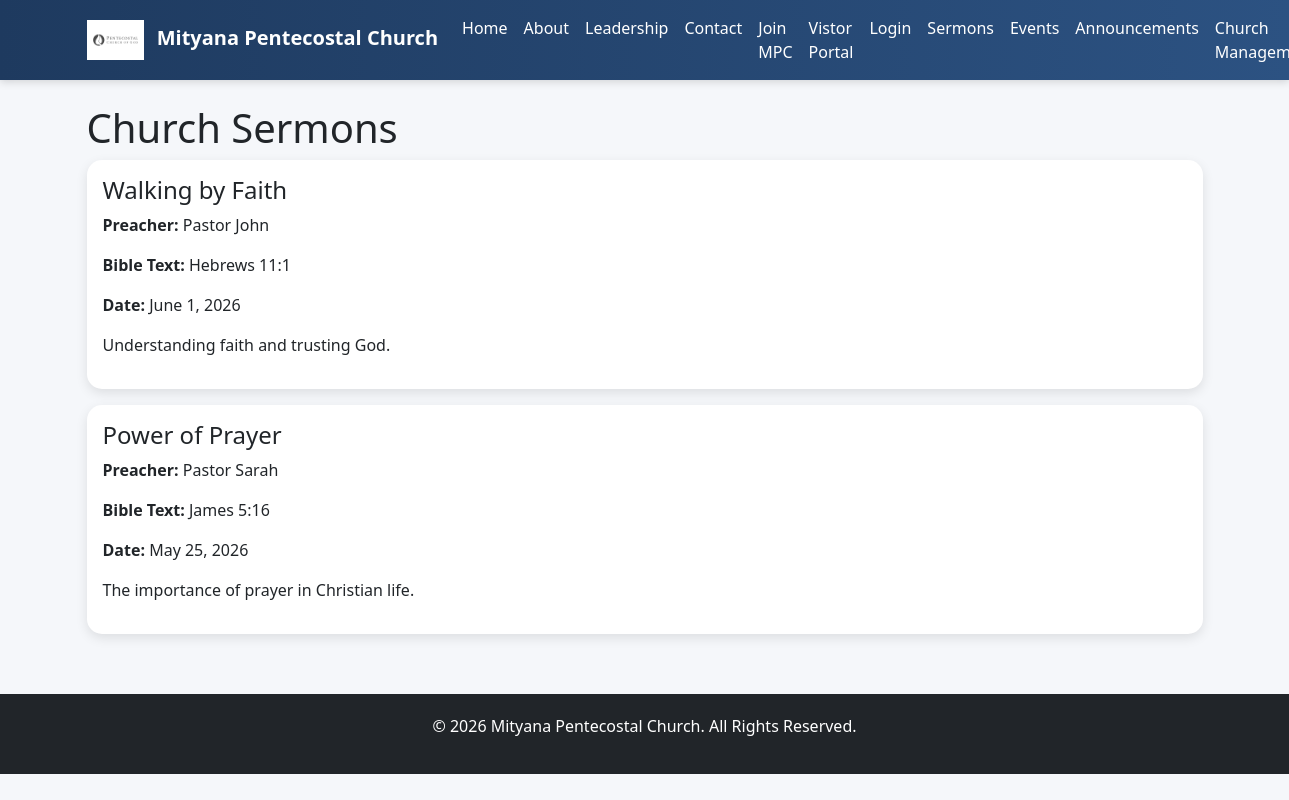
The app's page /sermons/ with its own data.
### sermons/models.py (models this page shows, shortened)
class Sermon(models.Model):
    title = models.CharField(max_length=255)
    preacher = models.CharField(max_length=150)
    bible_text = models.CharField(
        max_length=255,
        blank=True
    )
    sermon_date = models.DateField()
    summary = models.TextField()
    youtube_link = models.URLField(
        blank=True,
        null=True
    )
    is_published = models.BooleanField(
        default=True
    )
    created_at = models.DateTimeField(
        auto_now_add=True
    )
    class Meta:
        ordering = ['-sermon_date']

### core/views.py (the view)
# urls.py: path('sermons/', sermon_list, name='sermons'),
def sermon_list(request):
    sermons = Sermon.objects.filter(
        is_published=True
    )
    return render(
        request,
        'sermons.html',
        {
            'sermons': sermons
        }
    )

### templates/sermons.html (shortened to what this page needs)
{% extends 'base.html' %}
{% block content %}
<h1>Church Sermons</h1>
{% for sermon in sermons %}
<div class="card mb-3">
    <div class="card-body">
        <h4>{{ sermon.title }}</h4>
        <p>
            <strong>Preacher:</strong>
            {{ sermon.preacher }}
        </p>
        <p>
            <strong>Bible Text:</strong>
            {{ sermon.bible_text }}
        </p>
        <p>
            <strong>Date:</strong>
            {{ sermon.sermon_date }}
        </p>
        <p>
            {{ sermon.summary }}
        </p>
    </div>
</div>
{% empty %}
<p>No sermons available.</p>
{% endfor %}
{% endblock %}

### static/css/style.css (style rules this page uses)
body { background-color: #f5f7fa; }
.card { border: none; border-radius: 15px; box-shadow: 0 4px 12px rgba( 0, 0, 0, 0.1 ); transition: 0.3s; }

### records on screen
Sermon: title "Walking by Faith", preacher "Pastor John", bible_text "Hebrews 11:1", sermon_date "June 1, 2026", summary "Understanding faith and trusting God."
Sermon: title "Power of Prayer", preacher "Pastor Sarah", bible_text "James 5:16", sermon_date "May 25, 2026", summary "The importance of prayer in Christian life."
